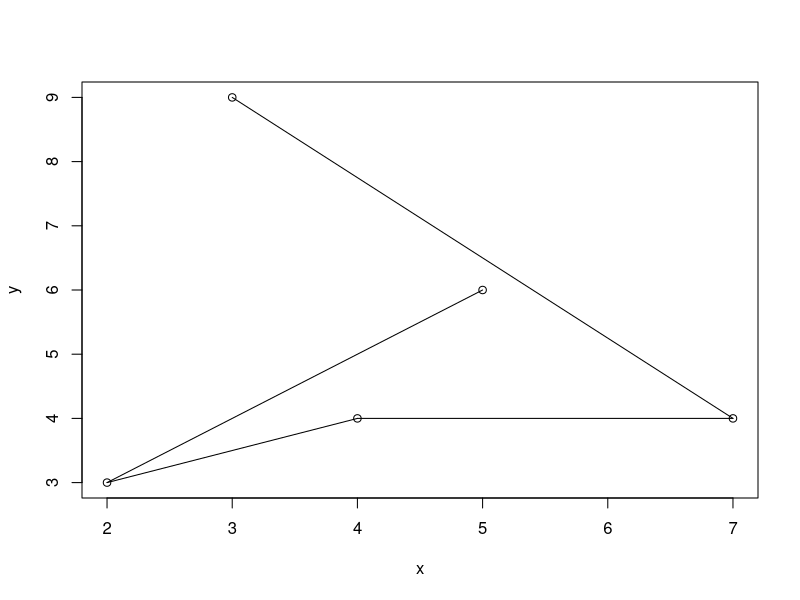

Write R code to recreate this figure.
## ---- chunk 1

add <- function(x, y){ 
  z <-  x + y
}
## ---- chunk 2

add(2, 4)

xy <- add(5, 7)

## ---- chunk 3

add <- function(x, y){
  z <-  x + y
  return(z)
}

xy <- add(2, 4)
print(xy)
## ---- chunk 4
hypo <- function(xd, yd){
  
  z <-  (xd ^ 2 + yd ^ 2) ^ (0.5)
  
  return(z)
}

a <- 3

b <- 8

hypo(a, b)

## ---- chunk 5


x <- c(3, 7, 4, 2, 5)

y <- c(9, 4, 4, 3, 6)

plot(x, y)
segments(x[-5], y[-5], x[-1], y[-1])


distance <- function(x, y){
  
  dist.temp <- 0
  
  for(i in 1:(length(x)-1)){
    
    dist.temp <- hypo(x[i+1] - x[i], y[i+1] - y[i]) + dist.temp
  
  }
  
  return(dist.temp)
  
}

final <- distance(x, y)
print(final)


## ---- chunk 6
truth <- function(a){
  
  ifelse(a < 5, return("The dog stinks"), return("The dog really stinks"))
  
}

days.since.wash <- 7

truth(days.since.wash)

